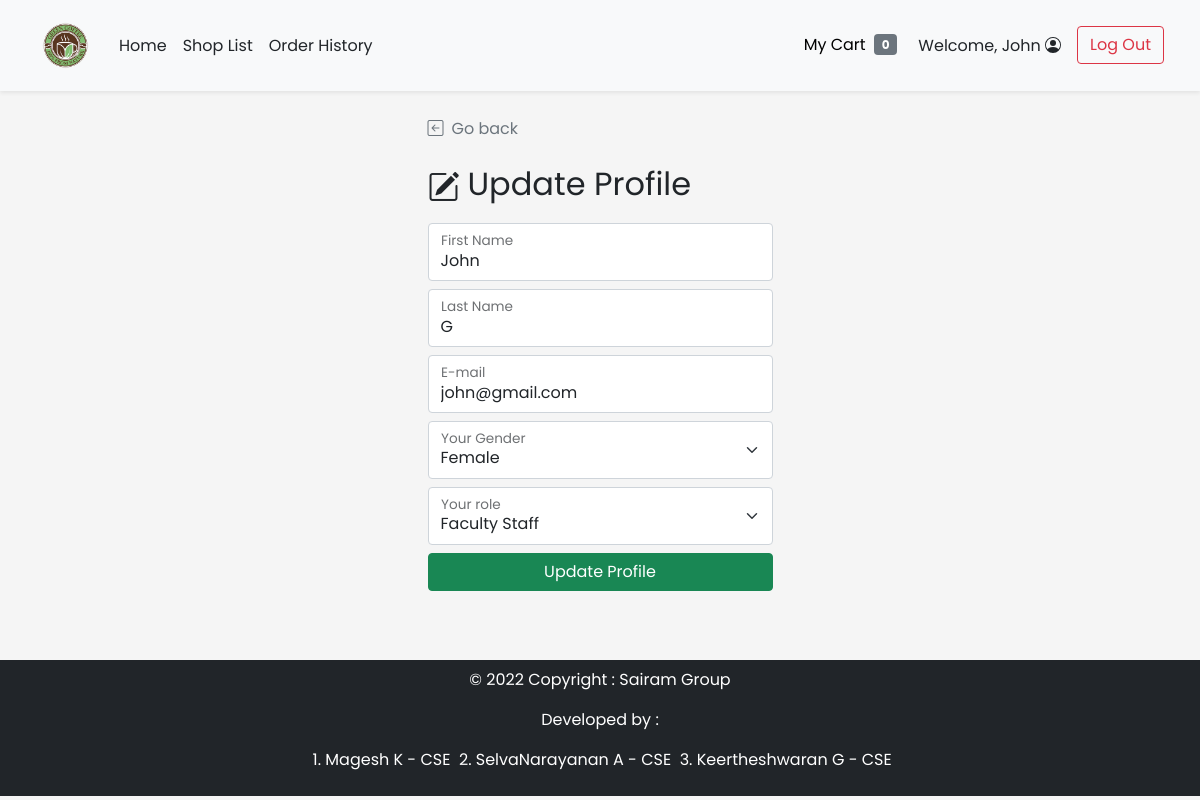
/cust_update_profile.php (signed in), run on the app's committed database.
### tables this page shows
CREATE TABLE `customer` (
  `c_id` int(11) NOT NULL,
  `c_username` varchar(45) NOT NULL,
  `c_pwd` varchar(45) NOT NULL,
  `c_firstname` varchar(45) NOT NULL,
  `c_lastname` varchar(45) NOT NULL,
  `c_email` varchar(100) NOT NULL,
  `c_gender` varchar(1) NOT NULL COMMENT 'M for Male, F for Female',
  `c_type` varchar(3) NOT NULL COMMENT 'Type of customer in this canteen (STD for student, INS for instructor, STF for staff, GUE for guest, ADM for admin, OTH for other)'
);

### cust_update_profile.php (the view, shortened to what this page needs)
<!DOCTYPE html>
<html lang="en">
<head>
    <?php
        include("conn_db.php");
        include('head.php');
    ?>
    <link href="css/main.css" rel="stylesheet">
    <link href="css/login.css" rel="stylesheet">
</head>
<body class="d-flex flex-column h-100">
    <?php include('nav_header.php')?>
    <div class="container form-signin mt-auto w-50">
        <a class="nav nav-item text-decoration-none text-muted" href="#" onclick="history.back();">
            <i class="bi bi-arrow-left-square me-2"></i>Go back
        </a>
        <?php
            $query = "SELECT c_firstname,c_lastname,c_email,c_gender,c_type FROM customer WHERE c_id = {$_SESSION['cid']} LIMIT 0,1";
            $result = $mysqli ->query($query);
            $row = $result -> fetch_array();
        ?>
        <form method="POST" action="cust_update_profile.php" class="form-floating">
            <h2 class="mt-4 mb-3 fw-normal text-bold"><i class="bi bi-pencil-square me-2"></i>Update Profile</h2>
            <div class="form-floating mb-2">
                <input type="text" class="form-control" id="firstname" placeholder="First Name" name="firstname"
                value="<?php echo $row["c_firstname"];?>" required>
                <label for="firstname">First Name</label>
            </div>
            <div class="form-floating mb-2">
                <input type="text" class="form-control" id="lastname" placeholder="Last Name" value="<?php echo $row["c_lastname"];?>" name="lastname" required>
                <label for="lastname">Last Name</label>
            </div>
            <div class="form-floating mb-2">
                <input type="email" class="form-control" id="email" placeholder="E-mail" name="email" value="<?php echo $row["c_email"];?>" required>
                <label for="email">E-mail</label>
            </div>
            <div class="form-floating">
                <select class="form-select mb-2" id="gender" name="gender">
                    <option value="F" <?php if($row["c_gender"]=="F"){echo "selected";}?>>Female</option>
                </select>
                <label for="gender">Your Gender</label>
            </div>
            <div class="form-floating">
                <select class="form-select mb-2" id="type" name="type">
                    <option value="STF" <?php if($row["c_type"]=="STF"){echo "selected";}?>>Faculty Staff</option>
                </select>
                <label for="gender">Your role</label>
            </div>
            <button class="w-100 btn btn-success mb-3" name="upd_confirm" type="submit">Update Profile</button>
        </form>
    </div>
    <footer class="text-center text-white">
  <div class="text-center p-2 p-2 mb-1 bg-dark text-white">
    <p class="text-white">© 2022 Copyright : Sairam Group</p>
    <p class="text-white">Developed by :</p>
    <p class="text-white">&nbsp;1. Magesh K - CSE
        &nbsp;2. SelvaNarayanan A - CSE
        &nbsp;3. Keertheshwaran G - CSE</p>
  </div>
</footer>
</body>
</html>

### css/main.css (style rules this page uses)
html { height: 100%; }
body { height: 100%; padding-top: 4rem; margin-bottom: -50px; font-family: 'Poppins', 'Noto Sans Thai', sans-serif; }
a { cursor: pointer; }
.bi { vertical-align: -.125em; fill: currentColor; }
.text-white { color: white; }

### css/login.css (style rules this page uses)
html, body { height: 100%; font-family: 'Poppins', 'Noto Sans Thai', sans-serif; }
body { background-color: #f5f5f5; padding-top: 4rem; margin-bottom: -50px; }
.form-signin { width: 100%; max-width: 375px; padding: 15px; margin: auto; }
.text-white { color: white; }

### data on the page
customer: firstname "John", lastname "G", email "john@gmail.com", gender "Female", type "Faculty Staff"

### other printed values
$_SESSION['firstname'] "John"
